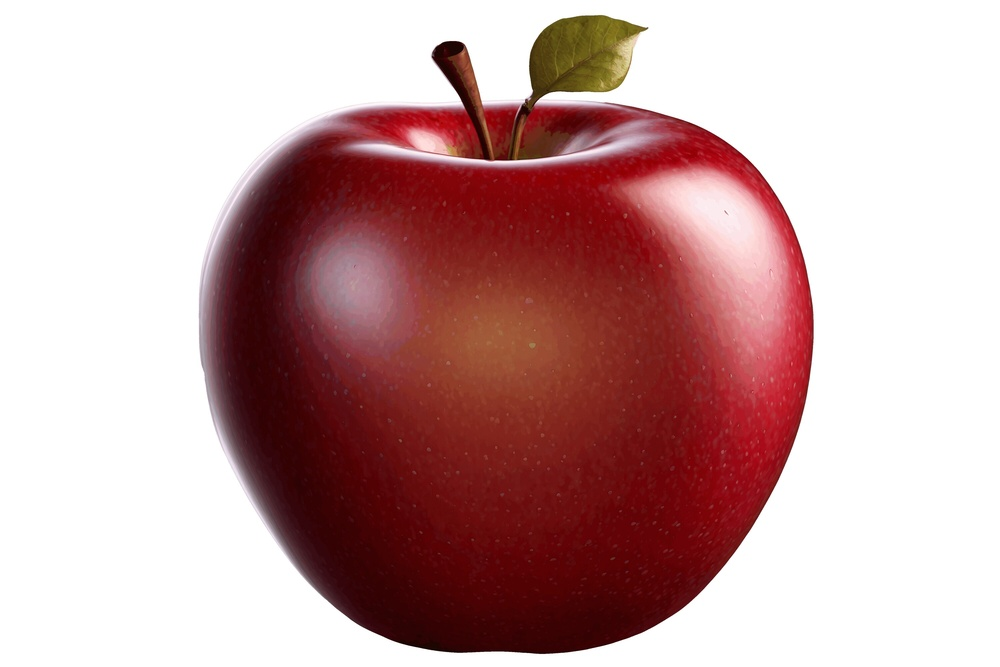
#> input picture Day 5/apple.jpg, 1000 x 667 px, shrunk from 3000 x 2000 before the run
$ python task3.py
#> lines starting #> are read from the running program, lines starting #| are printed output that depends on the picture
import numpy as np
import matplotlib.pyplot as plt
import matplotlib.image as mpimg

image = mpimg.imread("apple.jpg")
#> image is the input picture: shape (667, 1000, 3); mean R, G, B 198.4, 163.4, 163.3

if len(image.shape) == 3:
    height, width = image.shape[0], image.shape[1]
#> height = 667; width = 1000
    gray = np.zeros((height, width), dtype=np.uint8)

    for i in range(height):
        for j in range(width):
            R = image[i, j, 0]
            G = image[i, j, 1]
            B = image[i, j, 2]
            gray[i, j] = int(0.299 * R + 0.587 * G + 0.114 * B)
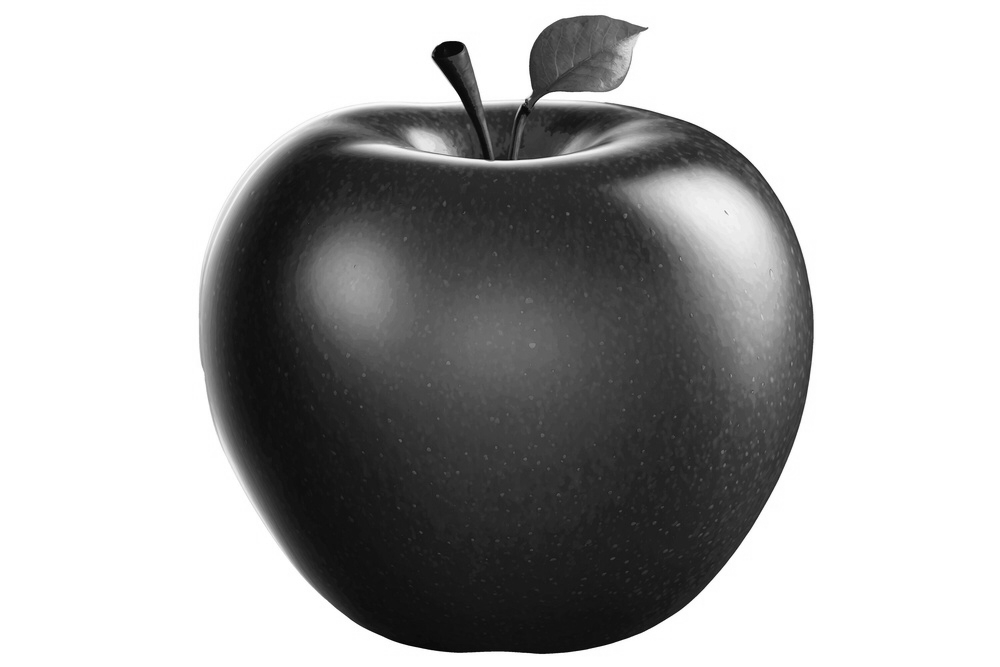
#> gray: shape (667, 1000); min 3, max 255, mean 173.6
else:
    gray = image.astype(np.uint8)

histogram = np.zeros(256, dtype=int)

for i in range(gray.shape[0]):
    for j in range(gray.shape[1]):
        intensity = gray[i, j]
        histogram[intensity] += 1
#> after the loop, histogram = 256 values, max 362487 at index 255, min 0 at index 0, mean 2605.5

cdf = np.zeros(256, dtype=int)
cdf[0] = histogram[0]

for i in range(1, 256):
    cdf[i] = cdf[i - 1] + histogram[i]
#> after the loop, cdf = 256 values from 0 to 667000

cdf_min = 0

for value in cdf:
    if value != 0:
        cdf_min = value
        break
#> this loop made 4 passes
#> cdf_min on pass 4: 4
#> value on passes 2 to 3: 0, 0

total_pixels = gray.shape[0] * gray.shape[1]
#> total_pixels = 667000

normalized_cdf = np.zeros(256, dtype=np.uint8)

for i in range(256):
    normalized_cdf[i] = round(((cdf[i] - cdf_min) / (total_pixels - cdf_min)) * 255)
#> after the loop, normalized_cdf = 256 values from 0 to 255

equalized = np.zeros_like(gray)

for i in range(gray.shape[0]):
    for j in range(gray.shape[1]):
        equalized[i, j] = normalized_cdf[gray[i, j]]
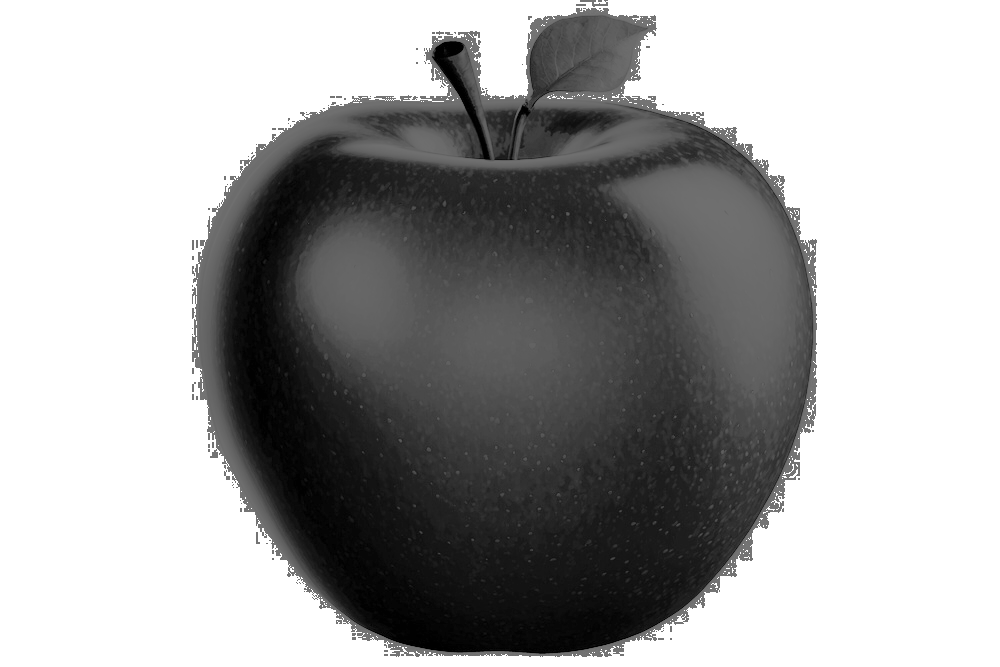
#> equalized: shape (667, 1000); min 0, max 255, mean 165.4

mpimg.imsave("equalized_image.png", equalized, cmap="gray")

plt.figure(figsize=(10, 5))

plt.subplot(1, 2, 1)
plt.imshow(gray, cmap="gray")
plt.title("Original Image")
plt.axis("off")

plt.subplot(1, 2, 2)
plt.imshow(equalized, cmap="gray")
plt.title("Equalized Image")
plt.axis("off")

plt.show()
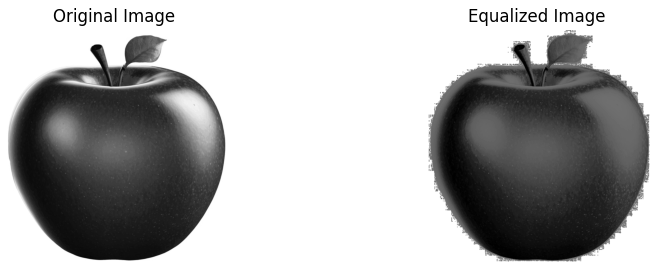
#> figure drawn by matplotlib, 2 panels

print("Histogram Equalization Completed Successfully!")
